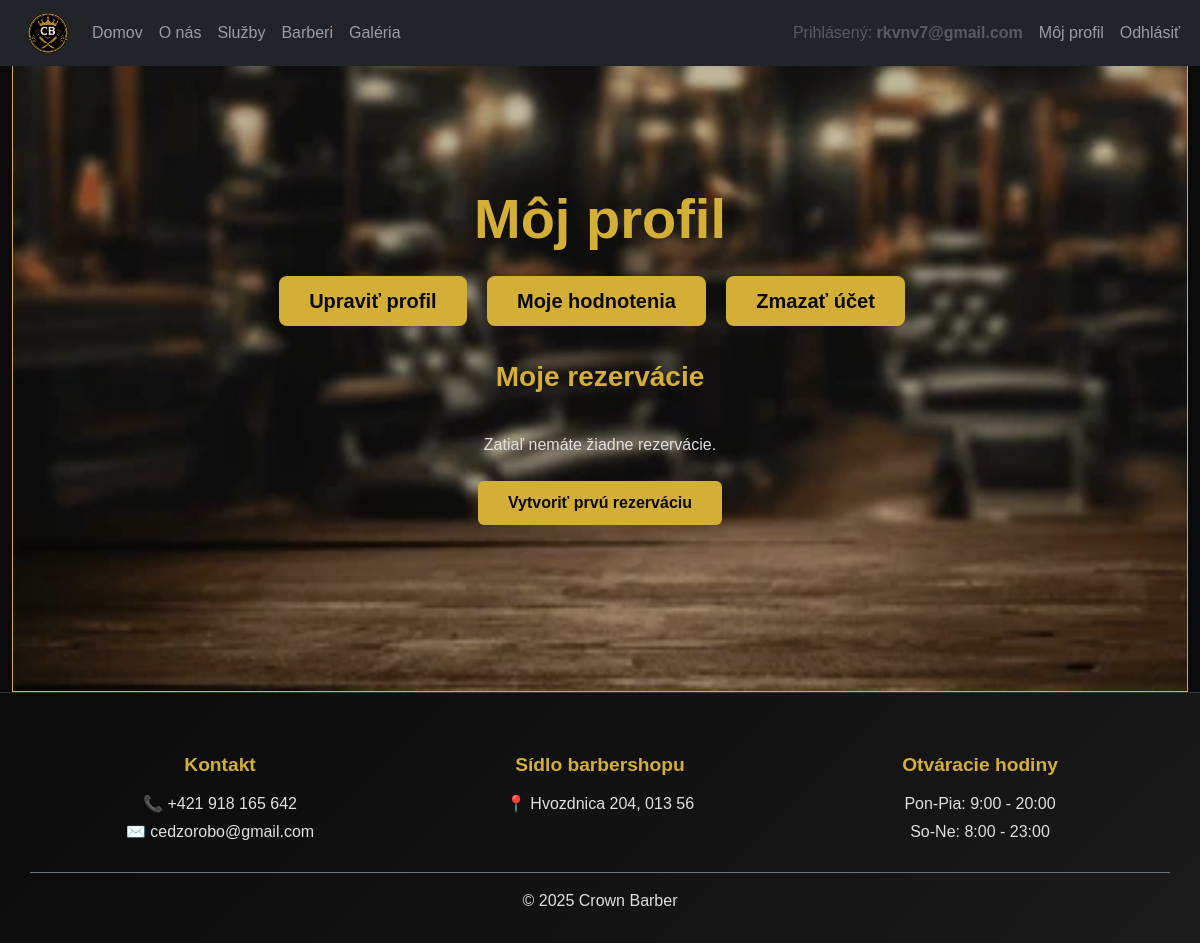
The app's page /?c=auth (signed in), older data.
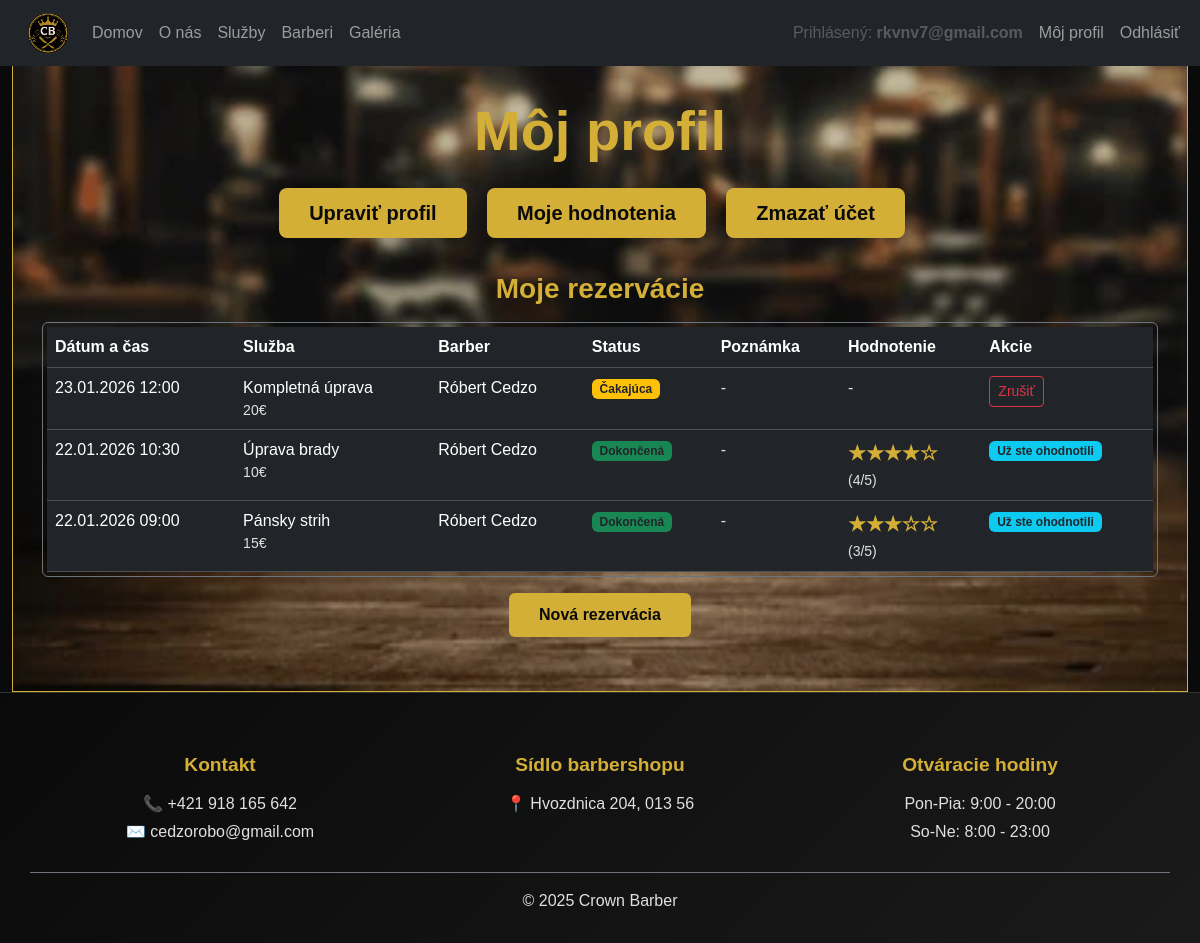
The same page, newer data.
### tables this page shows
CREATE TABLE `reservations` (
                                `id` int(11) NOT NULL AUTO_INCREMENT,
                                `user_id` int(11) DEFAULT NULL,
                                `service_id` int(11) NOT NULL,
                                `barber_id` int(11) DEFAULT NULL,
                                `reservation_date` datetime NOT NULL DEFAULT '0000-00-00 00:00:00',
                                `created_at` datetime NOT NULL DEFAULT current_timestamp(),
                                `note` varchar(500) DEFAULT NULL,
                                `status` enum('pending','cancelled','completed') NOT NULL DEFAULT 'pending',
                                `guest_name` varchar(100) DEFAULT NULL,
                                `guest_email` varchar(200) DEFAULT NULL,
                                `guest_phone` varchar(15) DEFAULT NULL,
                                PRIMARY KEY (`id`),
                                KEY `user_id` (`user_id`),
                                KEY `service_id` (`service_id`),
                                KEY `barber_id` (`barber_id`),
                                CONSTRAINT `reservations_ibfk_3` FOREIGN KEY (`user_id`) REFERENCES `users` (`id`) ON DELETE SET NULL,
                                CONSTRAINT `reservations_ibfk_4` FOREIGN KEY (`service_id`) REFERENCES `services` (`id`) ON DELETE CASCADE,
                                CONSTRAINT `reservations_ibfk_5` FOREIGN KEY (`barber_id`) REFERENCES `barbers` (`id`) ON DELETE SET NULL
);

CREATE TABLE `services` (
                            `id` int(11) NOT NULL AUTO_INCREMENT,
                            `title` varchar(100) NOT NULL,
                            `price` int(11) NOT NULL,
                            `duration` int(11) NOT NULL,
                            `description` varchar(500) DEFAULT NULL,
                            PRIMARY KEY (`id`)
);

CREATE TABLE `users` (
                         `id` int(11) NOT NULL AUTO_INCREMENT,
                         `fullname` varchar(100) NOT NULL,
                         `email` varchar(200) NOT NULL,
                         `password` varchar(255) NOT NULL,
                         `phone` varchar(13) DEFAULT NULL,
                         `permissions` int(1) NOT NULL,
                         `created_at` datetime NOT NULL DEFAULT current_timestamp(),
                         `last_login` datetime DEFAULT NULL,
                         PRIMARY KEY (`id`)
);

CREATE TABLE `reviews` (
                           `id` int(11) NOT NULL AUTO_INCREMENT,
                           `user_id` int(11) NOT NULL,
                           `barber_id` int(11) NOT NULL,
                           `reservation_id` int(11) DEFAULT NULL,
                           `rating` int(11) NOT NULL,
                           `created_at` datetime NOT NULL DEFAULT current_timestamp(),
                           PRIMARY KEY (`id`),
                           UNIQUE KEY `unique_reservation_review` (`reservation_id`),
                           KEY `barber_id` (`barber_id`),
                           KEY `user_id` (`user_id`),
                           KEY `reservation_id` (`reservation_id`),
                           CONSTRAINT `reviews_ibfk_2` FOREIGN KEY (`barber_id`) REFERENCES `barbers` (`id`) ON DELETE CASCADE,
                           CONSTRAINT `reviews_ibfk_3` FOREIGN KEY (`user_id`) REFERENCES `users` (`id`) ON DELETE CASCADE,
                           CONSTRAINT `reviews_ibfk_4` FOREIGN KEY (`reservation_id`) REFERENCES `reservations` (`id`) ON DELETE SET NULL
);

### App/Views/Auth/index.view.php (the view, shortened to what the changed rows need)
<section class="cb-hero-section" style="min-height: 80vh;">
    <div class="container">
        <div class="text-center mb-4">
            <h1 class="display-4 cb-gold-text">Môj profil</h1>
        </div>
        <div class="mt-4">
            <?php if (empty($reservations)) : ?>
                <div class="text-center py-4">
                    <p class="cb-text-muted">Zatiaľ nemáte žiadne rezervácie.</p>
                    <a href="<?= $link->url('reservation.create') ?>" class="btn cb-btn-gold mt-2">
                        Vytvoriť prvú rezerváciu
                    </a>
                </div>
            <?php else : ?>
                <div class="border border-secondary rounded p-1" style="max-height: 400px; overflow-y: auto;">
                    <div class="table-responsive">
                        <table class="table table-dark table-hover mb-0">
                            <thead>
                            <tr>
                                <th>Dátum a čas</th>
                                <th>Služba</th>
                                <th>Barber</th>
                                <th>Status</th>
                                <th>Poznámka</th>
                                <th>Hodnotenie</th>
                                <th>Akcie</th>
                            </tr>
                            </thead>
                            <tbody>
                            <?php foreach ($reservations as $reservation) :
                                $service = $reservation->getService();
                                $barber = $reservation->getBarber();
                                $review = $reviewMap[$reservation->getId()] ?? null;
                                $hasReview = $review !== null;
                                ?>
                                <tr>
                                    <td><?= $reservation->getFormattedReservationDate() ?></td>
                                    <td>
                                        <?php if ($service) : ?>
                                            <?= htmlspecialchars($service->getTitle()) ?>
                                            <small class="cb-text-muted d-block"><?= $service->getPrice() ?>€</small>
                                        <?php else : ?>
                                            <em>Služba neexistuje</em>
                                        <?php endif; ?>
                                    </td>
                                    <td>
                                        <?php if ($barber) : ?>
                                            <?= htmlspecialchars($barber->getName()) ?>
                                        <?php else : ?>
                                            <span class="cb-text-muted">Nepriradené</span>
                                        <?php endif; ?>
                                    </td>
                                    <td>
                                        <?php if ($reservation->isPending()) : ?>
                                            <span class="badge bg-warning text-dark">Čakajúca</span>
                                        <?php elseif ($reservation->isCompleted()) : ?>
                                            <span class="badge bg-success text-dark">Dokončená</span>
                                        <?php else : ?>
                                            <span class="badge bg-danger text-dark">Zrušená</span>
                                        <?php endif; ?>
                                    </td>
                                    <td style="max-width: 200px; overflow:hidden;">
                                        <?php $note = $reservation->getNote(); ?>
                                        <?= trim((string)$note) !== ''
                                            ? htmlspecialchars($note)
                                            : '<span class="cb-text-muted">-</span>' ?>
                                    </td>
                                    <td>
                                        <?php if ($reservation->isCompleted()) : ?>
                                            <?php if ($hasReview && $review) : ?>
                                                <div>
                                                    <span class="cb-gold-text fs-5">
                                                        <?= $review->getStarRating() ?>
                                                    </span>
                                                    <br>
                                                    <small class="cb-text-muted">
                                                        (<?= $review->getRating() ?>/5)
                                                    </small>
                                                </div>
                                            <?php endif; ?>
                                        <?php else : ?>
                                            <span class="cb-text-muted">-</span>
                                        <?php endif; ?>
                                    </td>
                                    <td>
                                        <?php if ($reservation->isPending()) : ?>
                                            <form method="POST"
                                                  action="<?= $link->url('reservation.cancel', ['id' => $reservation->getId()]) ?>"
                                                  class="d-inline">
                                                <button type="submit" class="btn btn-sm btn-outline-danger"
                                                        onclick="return confirm('Naozaj chcete zrušiť túto rezerváciu?')">
                                                    Zrušiť
                                                </button>
                                            </form>
                                        <?php elseif ($reservation->isCompleted() && $hasReview) : ?>
                                            <span class="badge bg-info text-dark">Už ste ohodnotili</span>
                                        <?php endif; ?>
                                    </td>
                                </tr>
                            <?php endforeach; ?>
                            </tbody>
                        </table>
                    </div>
                </div>
                <div class="text-center mt-3">
                    <a href="<?= $link->url('reservation.create') ?>" class="btn cb-btn-gold">
                        <i class="fas fa-plus"></i> Nová rezervácia
                    </a>
                </div>
            <?php endif; ?>
        </div>
    </div>
</section>

Row changes from the older to the newer data that the page shows:
added reservations: reservation_date "23.01.2026 12:00", service.title "Kompletná úprava", service.price "20", users.fullname "Róbert Cedzo", status "Čakajúca"
added reservations: reservation_date "22.01.2026 10:30", service.title "Úprava brady", service.price "10", users.fullname "Róbert Cedzo", status "Dokončená"
now on this page (row unchanged): reviews: rating "★★★★☆", rating "4"
added reservations: reservation_date "22.01.2026 09:00", service.title "Pánsky strih", service.price "15", users.fullname "Róbert Cedzo", status "Dokončená"
now on this page (row unchanged): reviews: rating "★★★☆☆", rating "3"
Text that changed along with them:
text no longer shown: "Zatiaľ nemáte žiadne rezervácie. Vytvoriť prvú rezerváciu"
text now shown: "Dátum a čas Služba Barber Status Poznámka Hodnotenie Akcie Nová rezervácia"
